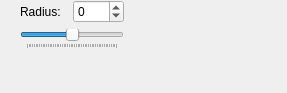
<?xml version="1.0" encoding="UTF-8"?>
<ui version="4.0">
 <class>ImageEffectBrightness</class>
 <widget class="SectionContainer" name="ImageEffectBrightness">
  <property name="geometry">
   <rect>
    <x>0</x>
    <y>0</y>
    <width>287</width>
    <height>93</height>
   </rect>
  </property>
  <property name="windowTitle">
   <string>Form</string>
  </property>
  <property name="title" stdset="0">
   <string>Brightness</string>
  </property>
  <widget class="QWidget" name="page">
   <layout class="QGridLayout" name="gridLayout">
    <item row="0" column="0">
     <spacer name="horizontalSpacer">
      <property name="orientation">
       <enum>Qt::Horizontal</enum>
      </property>
      <property name="sizeType">
       <enum>QSizePolicy::Fixed</enum>
      </property>
      <property name="sizeHint" stdset="0">
       <size>
        <width>20</width>
        <height>0</height>
       </size>
      </property>
     </spacer>
    </item>
    <item row="0" column="1">
     <widget class="QLabel" name="label">
      <property name="text">
       <string>Radius:</string>
      </property>
     </widget>
    </item>
    <item row="0" column="3">
     <widget class="QDoubleSpinBox" name="doubleSpinBox">
      <property name="decimals">
       <number>0</number>
      </property>
      <property name="minimum">
       <double>-255.000000000000000</double>
      </property>
      <property name="maximum">
       <double>255.000000000000000</double>
      </property>
     </widget>
    </item>
    <item row="0" column="2">
     <spacer name="horizontalSpacer_2">
      <property name="orientation">
       <enum>Qt::Horizontal</enum>
      </property>
      <property name="sizeHint" stdset="0">
       <size>
        <width>0</width>
        <height>0</height>
       </size>
      </property>
     </spacer>
    </item>
    <item row="1" column="1" colspan="3">
     <widget class="QSlider" name="horizontalSlider">
      <property name="minimum">
       <number>-255</number>
      </property>
      <property name="maximum">
       <number>255</number>
      </property>
      <property name="orientation">
       <enum>Qt::Horizontal</enum>
      </property>
      <property name="tickPosition">
       <enum>QSlider::TicksBelow</enum>
      </property>
     </widget>
    </item>
   </layout>
  </widget>
 </widget>
 <customwidgets>
  <customwidget>
   <class>SectionContainer</class>
   <extends>QWidget</extends>
   <header>section_container/section_container.h</header>
   <addpagemethod>addPage</addpagemethod>
   <container>1</container>
  </customwidget>
 </customwidgets>
 <resources/>
 <connections/>
</ui>
